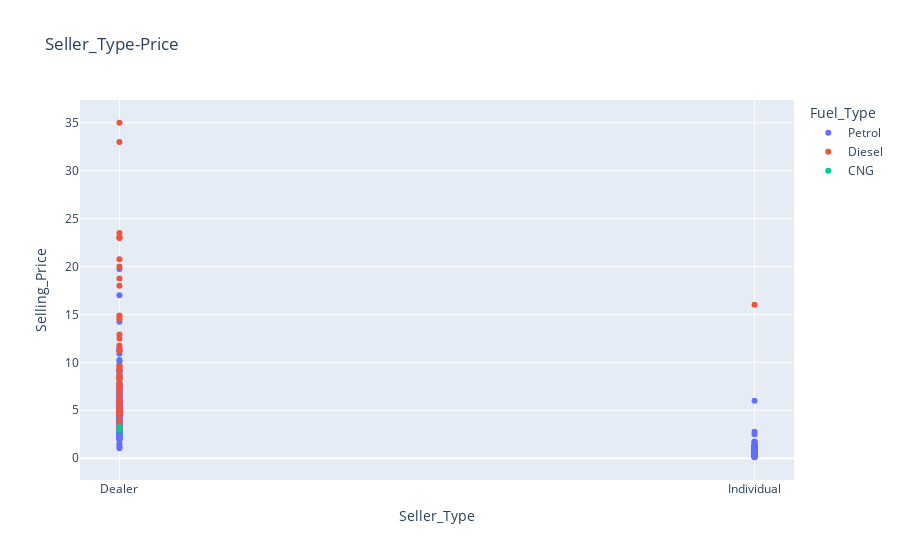

Notebook source saved alongside this figure:
### Code cell
fig = px.line(df, x="Seller_Type", y="Selling_Price", color="Fuel_Type", title="Seller_Type-Price")
fig.update_traces(mode="markers")
fig.show();

### Figure 1 — Plotly figure (JSON) as saved in the notebook; plotly's stock layout.template omitted (floating-point values rounded to 4 significant figures; data arrays with more than 128 entries replaced by an {"elided": "..."} marker saying what was removed)
{"data": [{"hovertemplate": "Fuel_Type=Petrol<br>Seller_Type=%{x}<br>Selling_Price=%{y}<extra></extra>", "legendgroup": "Petrol", "line": {"color": "#636efa", "dash": "solid"}, "marker": {"symbol": "circle"}, "mode": "markers", "name": "Petrol", "orientation": "v", "showlegend": true, "type": "scatter", "x": {"elided": "239 str values"}, "xaxis": "x", "y": {"elided": "239 float values"}, "yaxis": "y"}, {"hovertemplate": "Fuel_Type=Diesel<br>Seller_Type=%{x}<br>Selling_Price=%{y}<extra></extra>", "legendgroup": "Diesel", "line": {"color": "#EF553B", "dash": "solid"}, "marker": {"symbol": "circle"}, "mode": "markers", "name": "Diesel", "orientation": "v", "showlegend": true, "type": "scatter", "x": ["Dealer", "Dealer", "Dealer", "Dealer", "Dealer", "Dealer", "Dealer", "Dealer", "Dealer", "Dealer", "Dealer", "Dealer", "Dealer", "Dealer", "Dealer", "Dealer", "Dealer", "Dealer", "Dealer", "Individual", "Dealer", "Dealer", "Dealer", "Dealer", "Dealer", "Dealer", "Dealer", "Dealer", "Dealer", "Dealer", "Dealer", "Dealer", "Dealer", "Dealer", "Dealer", "Dealer", "Dealer", "Dealer", "Dealer", "Dealer", "Dealer", "Dealer", "Dealer", "Dealer", "Dealer", "Dealer", "Dealer", "Dealer", "Dealer", "Dealer", "Dealer", "Dealer", "Dealer", "Dealer", "Dealer", "Dealer", "Dealer", "Dealer", "Dealer", "Dealer"], "xaxis": "x", "y": [4.75, 4.6, 9.25, 6.5, 8.75, 7.45, 6.85, 7.75, 7.25, 7.75, 7.45, 3.1, 4.95, 6, 5.5, 5.5, 14.9, 23, 18, 16, 19.99, 18.75, 23.5, 33, 4.75, 9.25, 3.95, 4.5, 4.9, 14.5, 14.73, 4.75, 23, 12.5, 3.49, 35, 11.25, 23, 20.75, 9.65, 3.25, 4.85, 11.75, 6, 8.25, 4.95, 3.1, 6.15, 3.9, 11.25, 5.35, 5.95, 5.2, 12.9, 7.2, 8.35, 8.25, 8.55, 9.5, 11.5], "yaxis": "y"}, {"hovertemplate": "Fuel_Type=CNG<br>Seller_Type=%{x}<br>Selling_Price=%{y}<extra></extra>", "legendgroup": "CNG", "line": {"color": "#00cc96", "dash": "solid"}, "marker": {"symbol": "circle"}, "mode": "markers", "name": "CNG", "orientation": "v", "showlegend": true, "type": "scatter", "x": ["Dealer", "Dealer"], "xaxis": "x", "y": [3.25, 2.95], "yaxis": "y"}], "layout": {"legend": {"title": {"text": "Fuel_Type"}, "tracegroupgap": 0}, "title": {"text": "Seller_Type-Price"}, "xaxis": {"anchor": "y", "domain": [0, 1], "title": {"text": "Seller_Type"}}, "yaxis": {"anchor": "x", "domain": [0, 1], "title": {"text": "Selling_Price"}}}}
